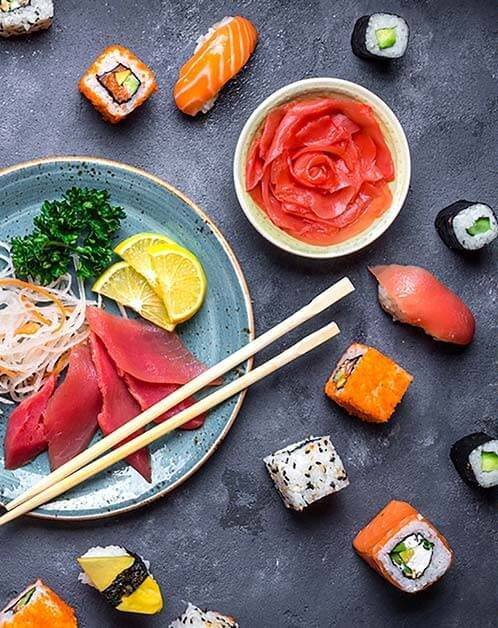
#> input picture Q3/1 img.jpg, 498 x 628 px
$ jupyter execute --allow-errors Q3.ipynb
#> lines starting #> are read from the running program, lines starting #| are printed output that depends on the picture
### Import Packages

[cell 1]
import cv2
from IPython.display import display
from PIL import Image
import numpy as  np

### Display the image

[cell 2]
img=Image.open("1 img.jpg")
#> img is the input picture: PIL image 498x628 RGB; mean R, G, B 127.7, 108.2, 106.9
img

### Load the image

[cell 3]
img = cv2.imread('1 img.jpg')
#> img: shape (628, 498, 3)

### Scale the image

[cell 4]
scale_factor=2
new_width=int(img.shape[1]*scale_factor)
#> new_width = 996
new_height=int(img.shape[0]*scale_factor)
#> new_height = 1256
resized_img=cv2.resize(img,(new_width,new_height))

### Intialize SIFT & SURF Features

[cell 5]
sift=cv2.SIFT_create()
#> (the rest of this cell did not finish here and is left out)

### Detect and compute keypoints and descriptors using SIFT and SURF

[cell 6]
keypoints_sift, descriptors_sift = sift.detectAndCompute(resized_img, None)
#> keypoints_sift = 18194 keypoints; strongest (x, y, size): (636, 926, 4.9), (642, 901, 4.7), (665, 920, 6.1), (615, 951, 5.4)
#> (the rest of this cell did not finish here and is left out)

### Draw the detected keypoints on the image

[cell 7]
img_sift = cv2.drawKeypoints(resized_img, keypoints_sift, None, flags=cv2.DRAW_MATCHES_FLAGS_DRAW_RICH_KEYPOINTS)
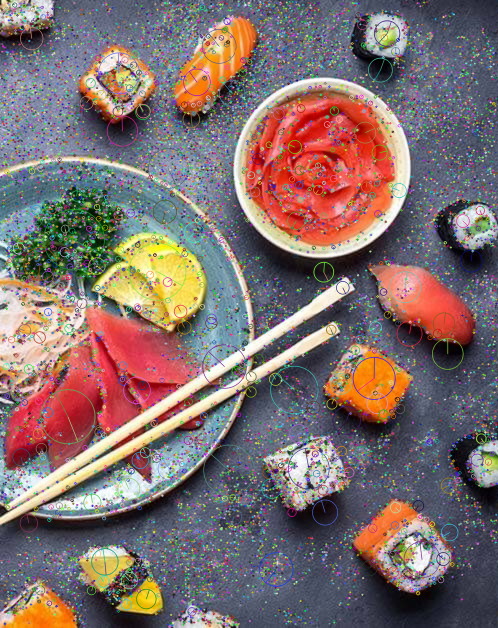
#> img_sift: shape (1256, 996, 3) (shown at 1/2 size); mean B, G, R 108.8, 110, 127.7
#> (the rest of this cell did not finish here and is left out)
